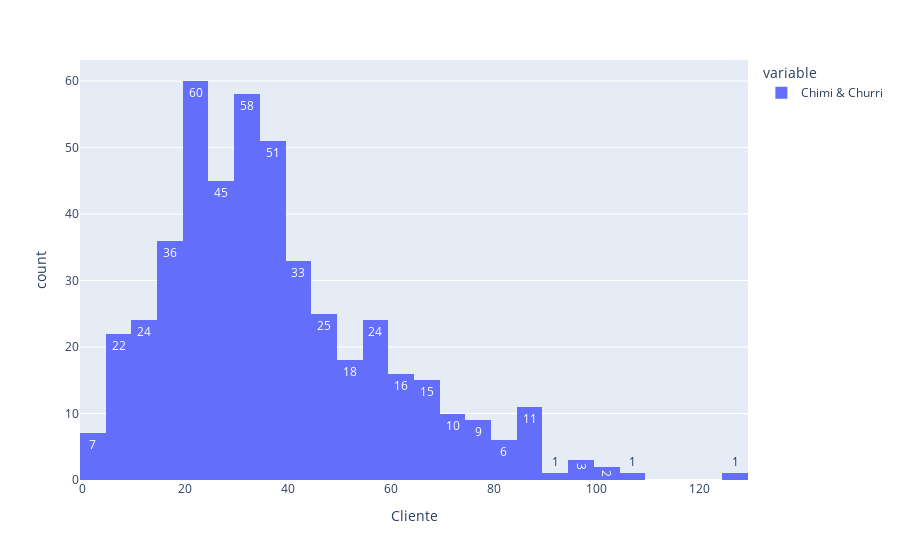

Notebook code cell kept with this figure:
### Markdown cell above
## Gráfico Histograma

### Code cell
px.histogram(dados['Chimi & Churri'], text_auto=True,
             labels={"value":"Cliente"})

### Figure 1 — Plotly figure (JSON) as saved in the notebook; plotly's stock layout.template omitted (floating-point values rounded to 4 significant figures; data arrays with more than 128 entries replaced by an {"elided": "..."} marker saying what was removed)
{"data": [{"alignmentgroup": "True", "bingroup": "x", "hovertemplate": "variable=Chimi & Churri<br>Cliente=%{x}<br>count=%{y}<extra></extra>", "legendgroup": "Chimi & Churri", "marker": {"color": "#636efa", "pattern": {"shape": ""}}, "name": "Chimi & Churri", "offsetgroup": "Chimi & Churri", "orientation": "v", "showlegend": true, "texttemplate": "%{value}", "type": "histogram", "x": {"elided": "478 int values"}, "xaxis": "x", "yaxis": "y"}], "layout": {"barmode": "relative", "legend": {"title": {"text": "variable"}, "tracegroupgap": 0}, "margin": {"t": 60}, "xaxis": {"anchor": "y", "domain": [0, 1], "title": {"text": "Cliente"}}, "yaxis": {"anchor": "x", "domain": [0, 1], "title": {"text": "count"}}}}
